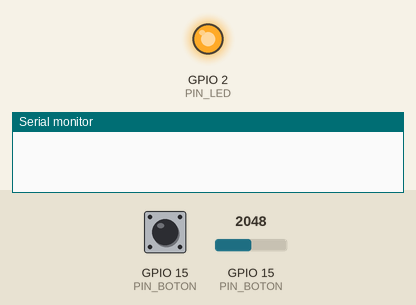
This program was run on a simulated ESP32. Parts: output pins drawn as LEDs (lit = HIGH), the last lines printed to the serial monitor. Dashed ring = blinking. The inputs (shaded band) are chosen by the test bench; at power-on: GPIO 15 (PIN_BOTON) HIGH, GPIO 15 (PIN_BOTON) = 2048.

Above: at 0.8 s.
0.9 s: GPIO 15 (PIN_BOTON) pulled LOW for 0.15 s
At 1.9 s:
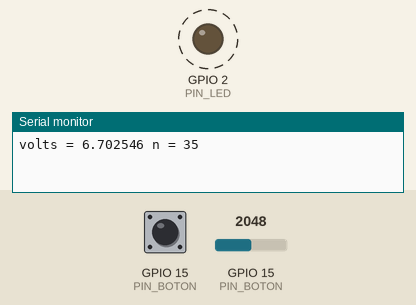
Timing chart, 0 to 10.0 s (numbered marks = the images above; inputs shaded):
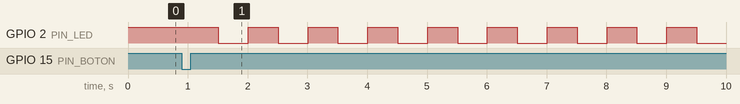

Measured:
- after the input at 0.9 s, GPIO 2 (PIN_LED): alternates HIGH for 0.50 s and LOW for 0.50 s, starting after 0.61 s

The program:

main.cpp
```cpp
#include <Arduino.h>
#include <macros.h>

float nivel_bateria(int pin_boton, float factor_conversion) {
  int n= 10;
  float volts = 0.0;
  adcAttachPin(pin_boton);  // prepara pin para lectura analogica
  delay(100);               // espera para estabilizar la lectura
  for(int i = 0; i < n; i++){
    volts += analogRead(pin_boton) * factor_conversion;
    delay(1);
  }
  volts = volts / n;
  pinMode(pin_boton,INPUT_PULLUP);
  return volts;
}

void parpadear(int pin_led, int n) {
  int tiempo_ms = 500;
  for(int i = 0; i < n; i++){
    digitalWrite(pin_led, HIGH);
    delay(tiempo_ms);
    digitalWrite(pin_led, LOW);
    delay(tiempo_ms);
  }
}

void setup() {
  float volts=0.0;
  int n;

//  pinMode(PIN_STBY,    OUTPUT);       digitalWrite(PIN_STBY,LOW);
  pinMode(PIN_BOTON, INPUT_PULLUP);
  pinMode(PIN_LED,   OUTPUT);         digitalWrite(PIN_LED, HIGH);
  Serial.begin(115200);
  while(digitalRead(PIN_BOTON) == HIGH) ; // espera a que oprima el boton
  volts = nivel_bateria(PIN_BOTON, CONV_BAT);
  digitalWrite(PIN_LED, LOW);
  n = (volts - 3.2)* 10;
  Serial.printf("volts = %f n = %d\n",volts, n);
  parpadear(PIN_LED, n);
}

void loop() {}
```

macros.h
```cpp
#define CONV_BAT (3.6/1100.0)  // Factor para convertir lectura 12 bits (0-4095) a volts

#define PIN_LED    2
#define PIN_BOTON 15
#define PIN_STBY  27
```
